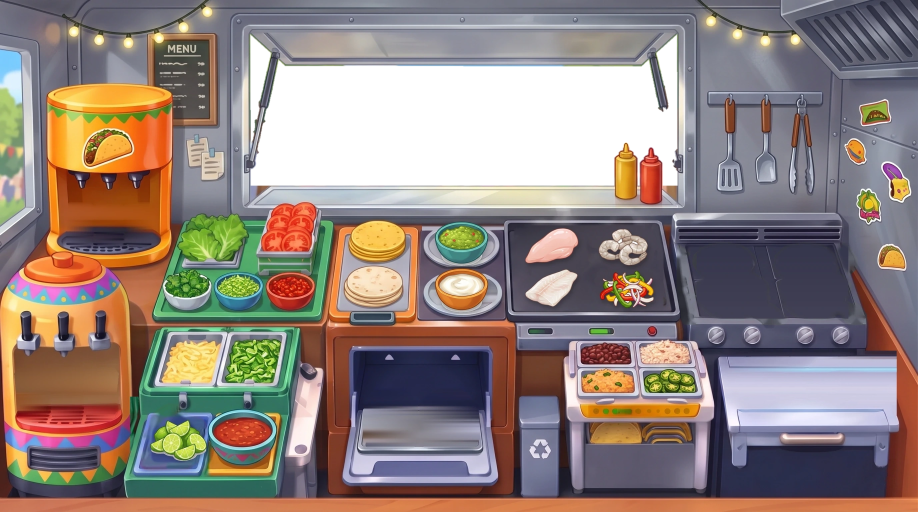
#> input picture tools/taco_source/kitchen_front_before_griddle.webp, 2754 x 1536 px, given in place of midnight_painting.png, which was not available (shown at 1/3 size)
$ python make_taco_midnight_art.py taco_source out.png
#> lines starting #> are read from the running program, lines starting #| are printed output that depends on the picture; after the words box and inside, x2 and y2 are one past the last pixel; in counts of white or black regions, pixels touching at a corner belong together
#!/usr/bin/env python3
"""Build the Taco Truck midnight layers (re-runnable).
Inputs (tools/taco_source/midnight/): midnight_painting.png (1681x936 target look), gemini_front.webp (Gemini edit: pans + plates
removed, window glass flat green).  Outputs: kitchen_front.webp (window transparent), kitchen_street_back.webp, thumb.webp, all 2754x1536 / 640x357.
The front is the SHARP painting everywhere except the stove and right counter, which come from the Gemini edit (registered to the painting)."""
import sys, os, cv2, numpy as np
from PIL import Image
from scipy import ndimage as ndi
SRC = sys.argv[1] if len(sys.argv) > 1 else '.'
OUT = sys.argv[2] if len(sys.argv) > 2 else 'out'
WORK = os.path.join(SRC, '_build')   # masters and previews stay out of public/
os.makedirs(OUT, exist_ok=True); os.makedirs(WORK, exist_ok=True)
OUTW, OUTH = 2754, 1536
def rd(p):
#> called with p = 'taco_source/midnight_painting.png'
    return cv2.cvtColor(np.asarray(Image.open(p).convert('RGB')), cv2.COLOR_RGB2BGR)
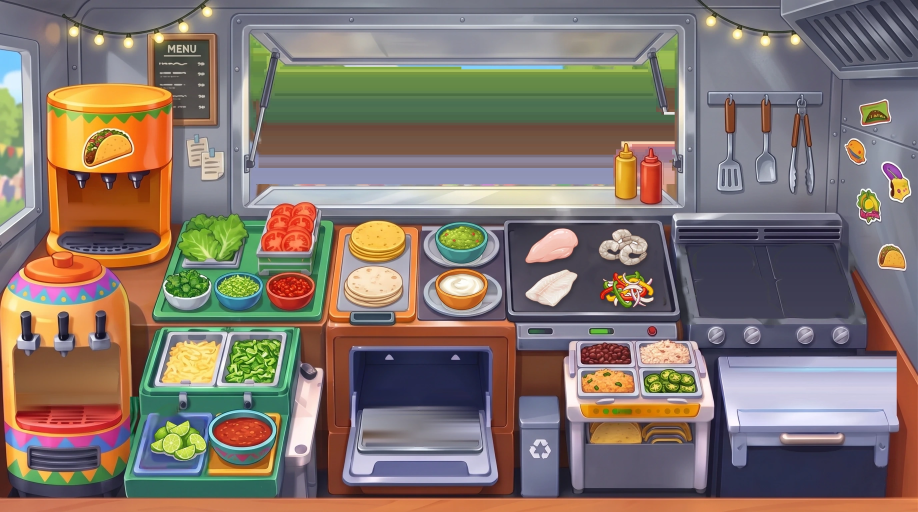
#> returned value: shape (1536, 2754, 3) (shown at 1/3 size); mean B, G, R 109.6, 118, 131.4
O = rd(f'{SRC}/midnight_painting.png'); G = rd(f'{SRC}/gemini_front.webp')
oh, ow = O.shape[:2]; gh, gw = G.shape[:2]
#> after `oh, ow = O.shape[:2]`: oh = 1536; ow = 2754
#> after `gh, gw = G.shape[:2]`: gh = 1536; gw = 2754
# ---- 1. register Gemini image to the painting (SIFT + homography on areas Gemini did not edit)
Gu = cv2.resize(G, (ow, oh), interpolation=cv2.INTER_CUBIC)
og = cv2.cvtColor(O, cv2.COLOR_BGR2GRAY); gg = cv2.cvtColor(Gu, cv2.COLOR_BGR2GRAY)
#> after `og = cv2.cvtColor(O, cv2.COLOR_BGR2GRAY)`:
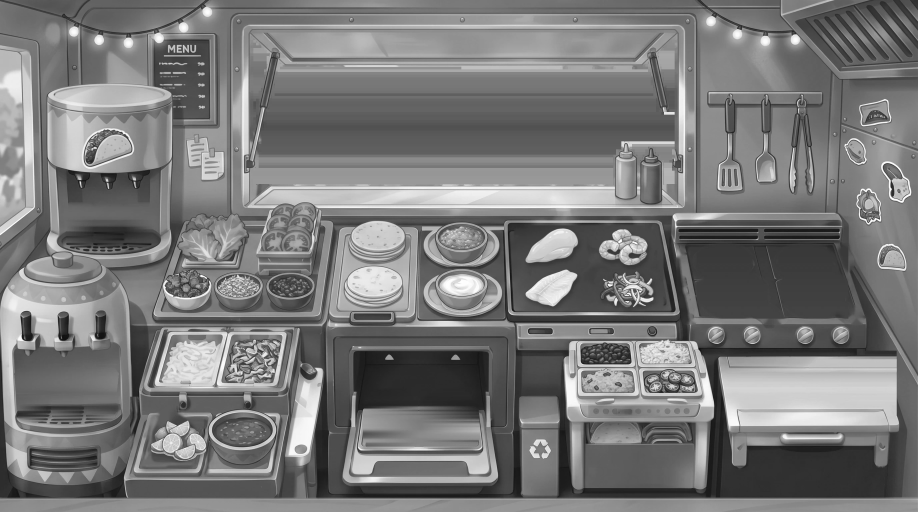
#> og: shape (1536, 2754) (shown at 1/3 size); min 8, max 255, mean 121.1
mask = np.full(og.shape, 255, np.uint8)
mask[int(.05*oh):int(.40*oh), int(.22*ow):int(.86*ow)] = 0
mask[int(.40*oh):int(.72*oh), int(.72*ow):int(.97*ow)] = 0
mask[int(.64*oh):int(.86*oh), int(.76*ow):] = 0
sift = cv2.SIFT_create(6000)
k1, d1 = sift.detectAndCompute(og, mask); k2, d2 = sift.detectAndCompute(gg, mask)
#> after `k1, d1 = sift.detectAndCompute(og, mask)`: k1 = 4972 keypoints; strongest (x, y, size): (241, 547, 3.8), (321, 541, 5.5), (1863, 866, 2.7), (1955, 897, 6.9)
#> after `k2, d2 = sift.detectAndCompute(gg, mask)`: k2 has the same summary as k1
mt = cv2.BFMatcher().knnMatch(d2, d1, k=2)
#> mt = 4972 matches
good = [a for a, b in mt if a.distance < 0.7 * b.distance]
#> good = 4972 matches
src = np.float32([k2[a.queryIdx].pt for a in good]); dst = np.float32([k1[a.trainIdx].pt for a in good])
#> after `src = np.float32([k2[a.queryIdx].pt for a in good])`: src = 4972 pairs, first value 3.84 to 2742.5, second value 5.63 to 1491.6
#> after `dst = np.float32([k1[a.trainIdx].pt for a in good])`: dst has the same summary as src
Hm, inl = cv2.findHomography(src, dst, cv2.RANSAC, 3.0)
#> Hm = [[1, 2.6e-15, -5.99e-12], [1.32e-15, 1, -4.31e-12], [1.72e-18, 2.62e-18, 1]]; inl = 4972 values from 1 to 1
print('registration inliers', int(inl.sum()), 'of', len(good))
#| registration inliers 4972 of 4972
S1 = np.diag([ow / gw, oh / gh, 1.0]); S2 = np.diag([OUTW / ow, OUTH / oh, 1.0])
#> after `S1 = np.diag([ow / gw, oh / gh, 1.0])`: S1 = [[1, 0, 0], [0, 1, 0], [0, 0, 1]]
#> after `S2 = np.diag([OUTW / ow, OUTH / oh, 1.0])`: S2 = [[1, 0, 0], [0, 1, 0], [0, 0, 1]]
M = S2 @ Hm @ S1
#> M has the same summary as Hm
base = cv2.resize(O, (OUTW, OUTH), interpolation=cv2.INTER_LANCZOS4)
gem = cv2.warpPerspective(G, M, (OUTW, OUTH), flags=cv2.INTER_CUBIC, borderMode=cv2.BORDER_REPLICATE)
# ---- 2. patch regions that Gemini edited (stove pans, counter plates)
diff = cv2.GaussianBlur(cv2.absdiff(gem, base).mean(2).astype(np.float32), (0, 0), 4)
#> diff: shape (1536, 2754) float32; every value is 0
H, W = diff.shape
boxes = [(.72, .40, .98, .72), (.76, .62, 1.0, .88)]
pm = np.zeros((H, W), bool)
for x0, y0, x1, y1 in boxes:
    sub = np.zeros((H, W), bool); sub[int(y0*H):int(y1*H), int(x0*W):int(x1*W)] = True
    pm |= sub & (diff > 22)
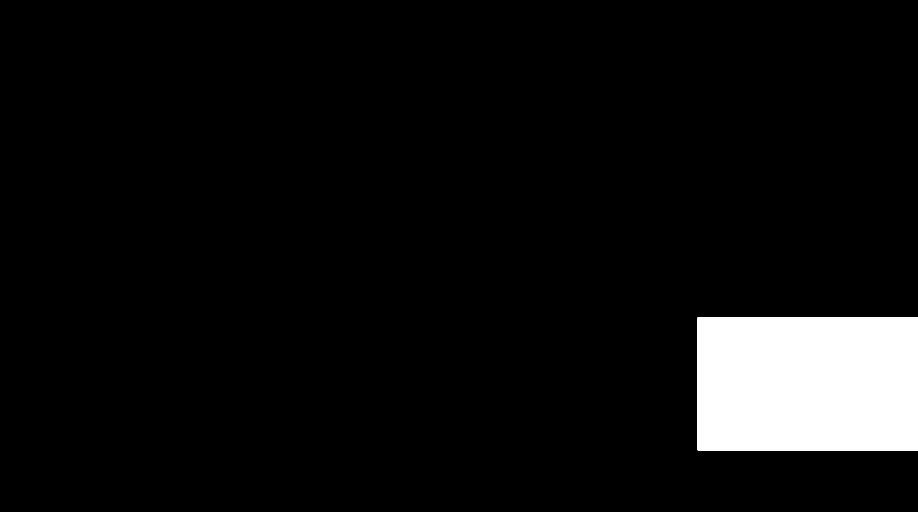
#> sub: shape (1536, 2754) bool (shown at 1/3 size); 6.2% white; 1 white region, box (x1, y1, x2, y2) and area: (2093, 952, 2754, 1351) 263739
pm = ndi.binary_opening(pm, iterations=3)
lab, n = ndi.label(pm); sz = ndi.sum(pm, lab, range(1, n + 1))
#> after `lab, n = ndi.label(pm)`: n = 0
#> after `sz = ndi.sum(pm, lab, range(1, n + 1))`: sz = empty array
pm = np.isin(lab, [i + 1 for i, s in enumerate(sz) if s > 4000])
pm = ndi.binary_fill_holes(ndi.binary_closing(pm, iterations=10))
pm = ndi.binary_dilation(pm, iterations=18)
pw = ndi.gaussian_filter(pm.astype(np.float32), 9)[..., None]
gem_sharp = cv2.addWeighted(gem, 1.7, cv2.GaussianBlur(gem, (0, 0), 2.2), -0.7, 0)
rgb = (base * (1 - pw) + gem_sharp * pw).astype(np.float32)
# ---- 3. window: green-screen unmix inside the window box only (keeps lettuce/limes untouched)
GREEN = np.array([5, 248, 8], np.float32)  # BGR of the flat window green (measured)
gf = gem.astype(np.float32)
dist = np.linalg.norm(gf - GREEN, axis=2)
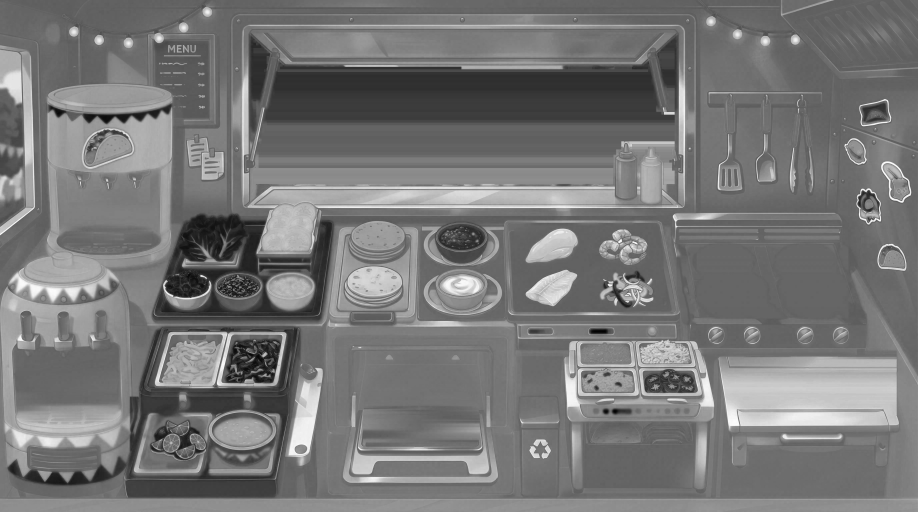
#> dist: shape (1536, 2754) float32 (shown at 1/3 size); min 113.1, max 353.5, mean 225.7; drawn with min black and max white
gm = (gf[..., 1] > 170) & (gf[..., 1] - gf[..., 2] > 80) & (gf[..., 1] - gf[..., 0] > 80)
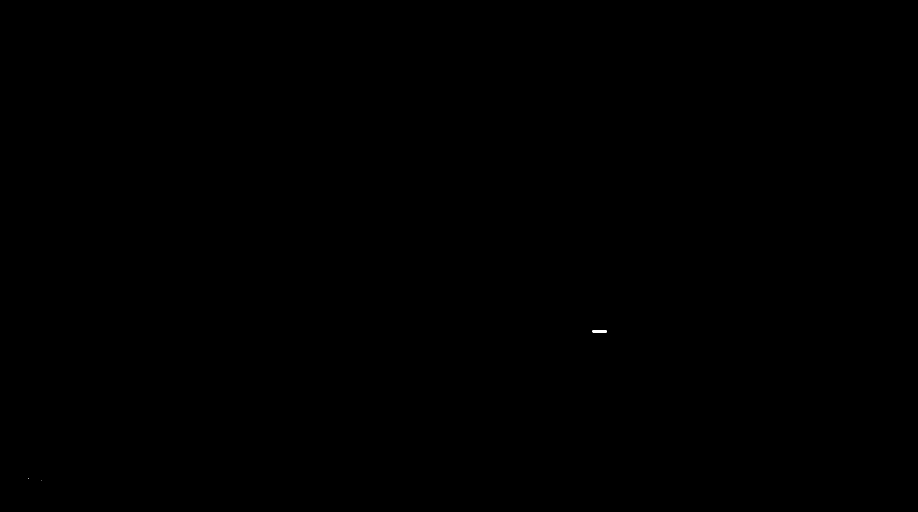
#> gm: shape (1536, 2754) bool (shown at 1/3 size); 0.01% white; 3 white regions (2 under 20 px), largest, box (x1, y1, x2, y2) and area: (1776, 990, 1819, 999) 362
gm &= False if False else True
box = np.zeros((H, W), bool); box[int(.05*H):int(.40*H), int(.22*W):int(.86*W)] = True
lab, n = ndi.label(gm & box); sz = ndi.sum(gm & box, lab, range(1, n + 1))
core = np.isin(lab, [i + 1 for i, s_ in enumerate(sz) if s_ > 150])   # every green pocket, incl. the slivers above the light-string wire
glass = ndi.binary_fill_holes(ndi.binary_closing(core, iterations=10))
zone = ndi.binary_dilation(glass, iterations=24)
alpha = np.ones((H, W), np.float32)
t = np.clip((dist - 35) / (170 - 35), 0, 1); t = t * t * (3 - 2 * t)
#> after `t = np.clip((dist - 35) / (170 - 35), 0, 1)`:
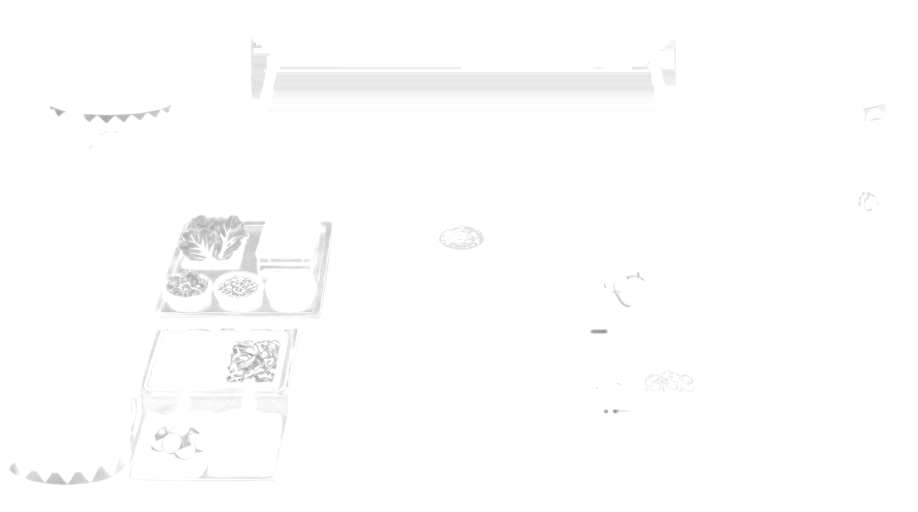
#> t: shape (1536, 2754) float32 (shown at 1/3 size); min 0.579, max 1, mean 0.994
alpha[zone] = t[zone]
#> alpha: shape (1536, 2754) float32; every value is 1
alpha[core & (dist < 35)] = 0
# unmixed colour where partially transparent; sharp painting colour where fully opaque
a3 = np.maximum(alpha, 0.12)[..., None]
unmix = np.clip((gf - GREEN * (1 - a3)) / a3, 0, 255)
# kill any green cast in the semi-transparent glow/edge pixels (BGR order: B=0, G=1, R=2)
unmix[..., 1] = np.minimum(unmix[..., 1], np.maximum(unmix[..., 0], unmix[..., 2]) + 8)
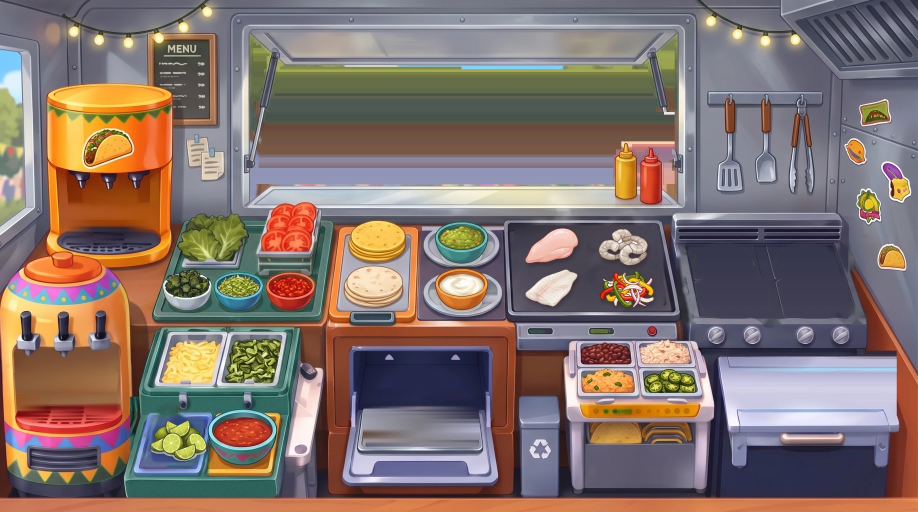
#> unmix: shape (1536, 2754, 3) float32 (shown at 1/3 size); mean B, G, R 109.3, 114.6, 131.1
use_unmix = ((alpha < 0.98) & zone)[..., None]
rgb = np.where(use_unmix, unmix, rgb)
front = np.dstack([np.clip(rgb, 0, 255).astype(np.uint8), (alpha * 255).astype(np.uint8)])
Image.fromarray(cv2.cvtColor(front[..., :3], cv2.COLOR_BGR2RGB)).convert('RGBA')
fr = Image.fromarray(np.dstack([cv2.cvtColor(front[..., :3], cv2.COLOR_BGR2RGB), front[..., 3]]), 'RGBA')
fr.save(f'{OUT}/kitchen_front.webp', quality=93, method=6)
fr.save(f'{WORK}/kitchen_front_master.png')
# ---- 4. back layer: the painted night scene inside the glass, bulbs removed, extended outward behind the frame
bulbs = glass & (alpha > 0.08)
bulbs = ndi.binary_dilation(bulbs, iterations=7)
gl_e = ndi.binary_erosion(glass, iterations=8)
ys, xs = np.where(glass); x0, x1, y0, y1 = xs.min(), xs.max() + 1, ys.min(), ys.max() + 1
#> after `ys, xs = np.where(glass)`: ys = empty array; xs = empty array
#> (the run stopped early here; a loop or call above may not have finished)
